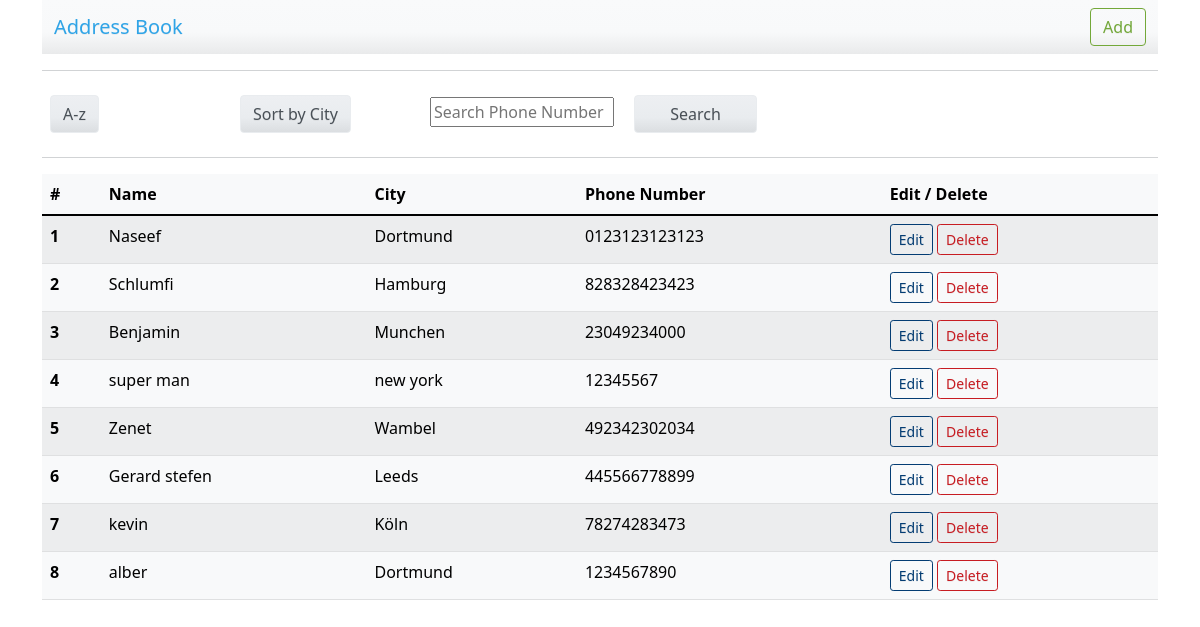
The page / on the database its author committed.
### tables this page shows
CREATE TABLE `contacts` (
  `id` int(11) NOT NULL,
  `name` varchar(255) NOT NULL,
  `city` varchar(255) NOT NULL,
  `phone` varchar(255) NOT NULL
);

### Class/Contact.class.php (called while the page is built, shortened)
<?php
class Contact
{
    private $id;
    private $name;
    private $city;
    private $phone;
    public function get_id()
    {
        return $this->id;
    }
    public function set_id($value)
    {
        $this->id = cleanString($value);
    }
    public function get_name()
    {
        return $this->name;
    }
    public function set_name($value)
    {
        $this->name = cleanString($value);
    }
    public function get_city()
    {
        return $this->city;
    }
    public function set_city($value)
    {
        $this->city = cleanString($value);
    }
    public function get_phone()
    {
        return $this->phone;
    }
    public function set_phone($value)
    {
        $this->phone = cleanString($value);
    }
    public static function fetchAllfromDb(PDO $pdo)
    {
        $sql = "SELECT * FROM contacts ORDER BY id DESC";
        $params = NULL;
        $statement = $pdo->prepare($sql);
        $statement->execute($params);
        $contactsArray = NULL;
        while ($row = $statement->fetch(PDO::FETCH_ASSOC)) {
            $contactsArray[] = new Contact(
                $row['name'],
                $row['city'],
                $row['phone'],
                $row['id']
            );
        }
        return $contactsArray;
    }
}

### Controller/indexController.php (called while the page is built, shortened)
<?php
require_once('include/form.inc.php');
$pdo = dbConnect('adressdb');
require_once('Class/Contact.class.php');
$contact = new Contact();
$allContactObj = $contact::fetchAllfromDb($pdo);
?>

### include/form.inc.php (called while the page is built, shortened)
<?php
				function cleanString($value) {
					$value = htmlspecialchars( $value, ENT_QUOTES | ENT_HTML5 );
					$value = trim( $value );
					return $value;
				}
?>

### index.php (the view, shortened to what this page needs)
<?php
require_once('./Controller/indexController.php');
?>
<!DOCTYPE html>
<html lang="en">
<head>
    <link rel="stylesheet" href="css/bootstrap.min.css">
</head>
<body>
    <div class="container">
        <nav class="navbar bg-light">
            <div class="container-fluid">
                <a style="text-decoration: none;" href='<?= $_SERVER['SCRIPT_NAME'] ?>'><span class="navbar-brand mb-0 h1">Address Book</span></a>
                <a href="add.php"><button class="btn btn-outline-success float-end">Add</button></a>
            </div>
        </nav>
        <hr>
        <div class="row">
            <a class="col-2" href="?action=sortname"> <button type="button" class="btn btn-secondary m-2 ">A-z</button></a>
            <a class="col-2" href="?action=sortcity"> <button type="button" class="btn btn-secondary m-2 ">Sort by City</button></a>
            <form class="col-8" action="" method="POST">
                <input type="text" name="search" class="col-3 m-2" placeholder="Search Phone Number" id="inputDefault">
                <button type="submit" class="btn btn-secondary col-2 m-2">Search </button>
            </form>
        </div>
        <hr>
        <table class="table table-light table-striped">
            <thead>
                <tr>
                    <th scope="col">#</th>
                    <th scope="col">Name</th>
                    <th scope="col">City</th>
                    <th scope="col">Phone Number</th>
                    <th scope="col">Edit / Delete</th>
                </tr>
            </thead>
            <?php if ($allContactObj) : ?>
                <tbody>
                    <?php $i = 1 ?>
                    <?php foreach ($allContactObj as $contactArr) : ?>
                        <tr>
                            <th scope="row"><?= $i ?></th>
                            <td><?= $contactArr->get_name() ?></td>
                            <td><?= $contactArr->get_city() ?></td>
                            <td><?= $contactArr->get_phone() ?></td>
                            <td>
                                <a href='edit.php?id=<?= $contactArr->get_id() ?>'><button class="btn btn-outline-info btn-sm">Edit</button></a>
                                <a href='?action=delete&id= <?= $contactArr->get_id() ?>'><button class="btn btn-outline-danger btn-sm">Delete</button></a>
                            </td>
                        </tr>
                        <?php $i++ ?>
                    <?php endforeach ?>
                </tbody>
            <?php else : ?>
                <h4 class="text-warning"> <?= "Keine Datai" ?> </h4>
            <?php endif ?>
        </table>
    </div>
</body>
</html>

### rows shown on the page
contacts: name "Naseef", city "Dortmund", phone "0123123123123"
contacts: name "Schlumfi", city "Hamburg", phone "828328423423"
contacts: name "Benjamin", city "Munchen", phone "23049234000"
contacts: name "super man", city "new york", phone "12345567"
contacts: name "Zenet", city "Wambel", phone "492342302034"
contacts: name "Gerard stefen", city "Leeds", phone "445566778899"
contacts: name "kevin", city "Köln", phone "78274283473"
contacts: name "alber", city "Dortmund", phone "1234567890"
